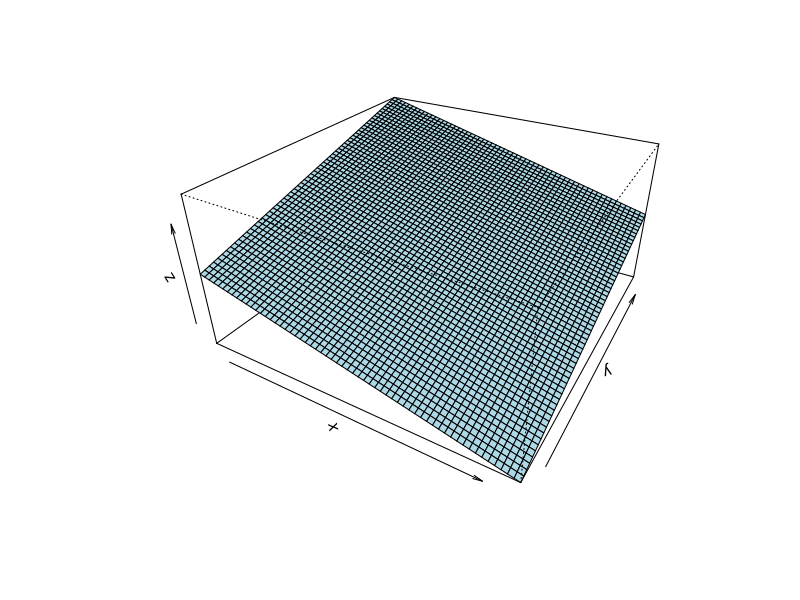
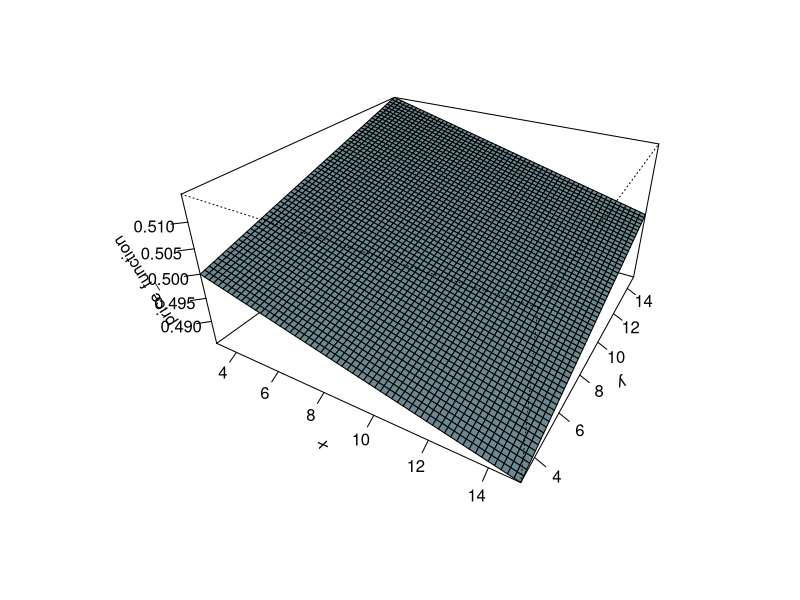
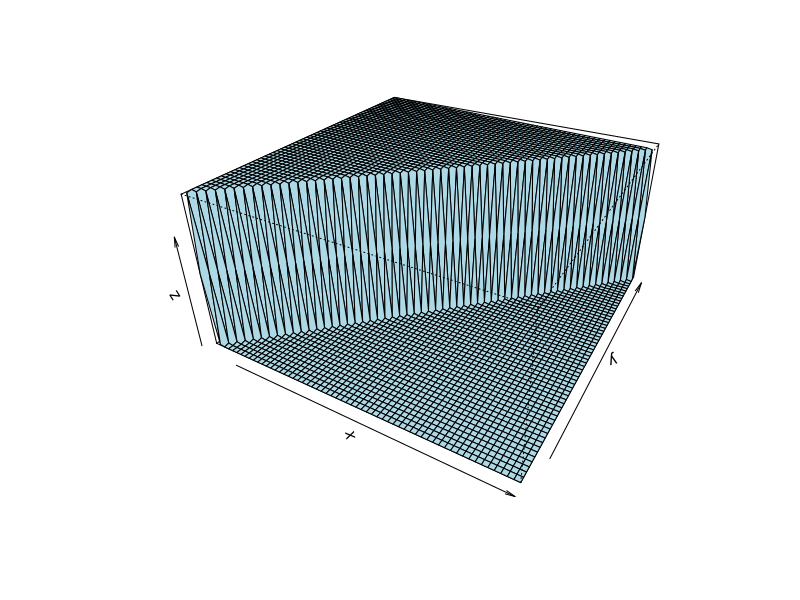
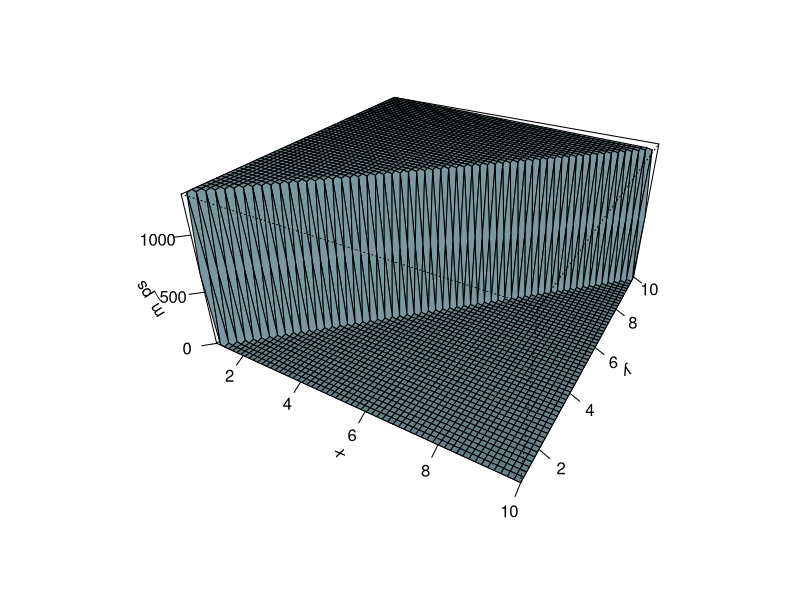
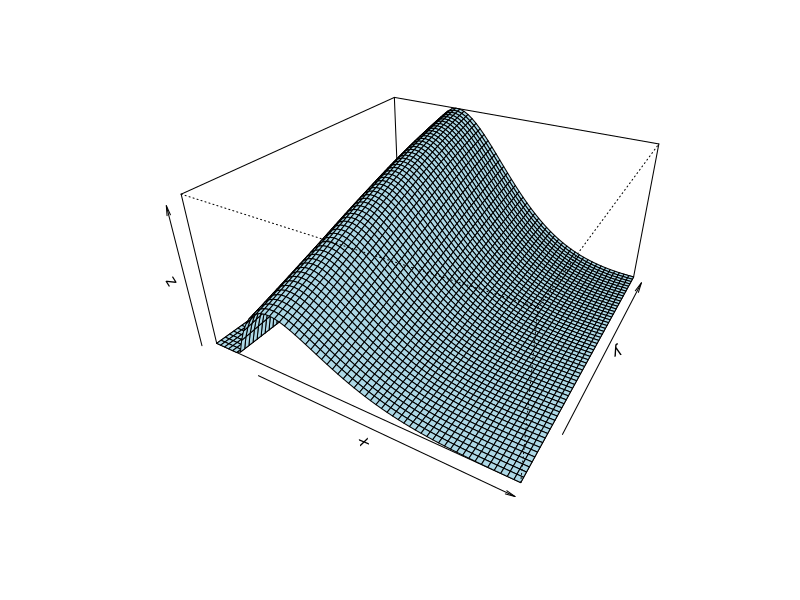
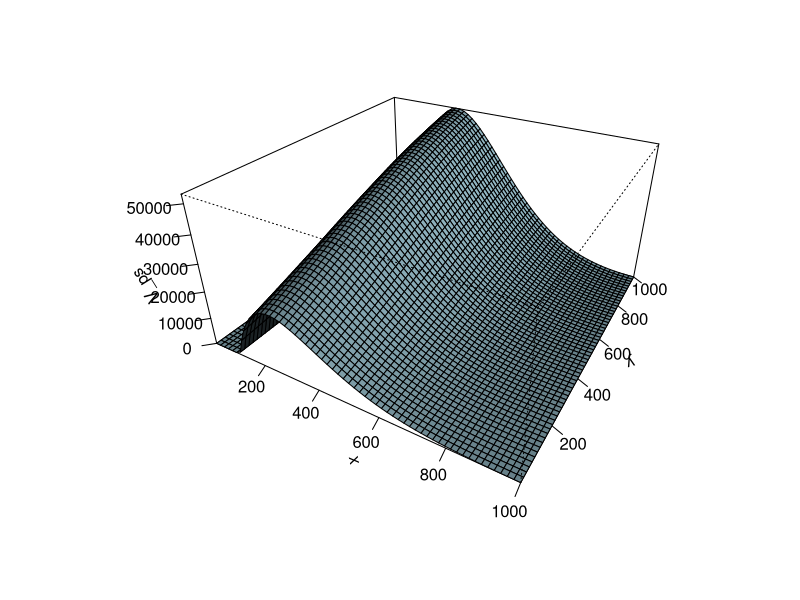
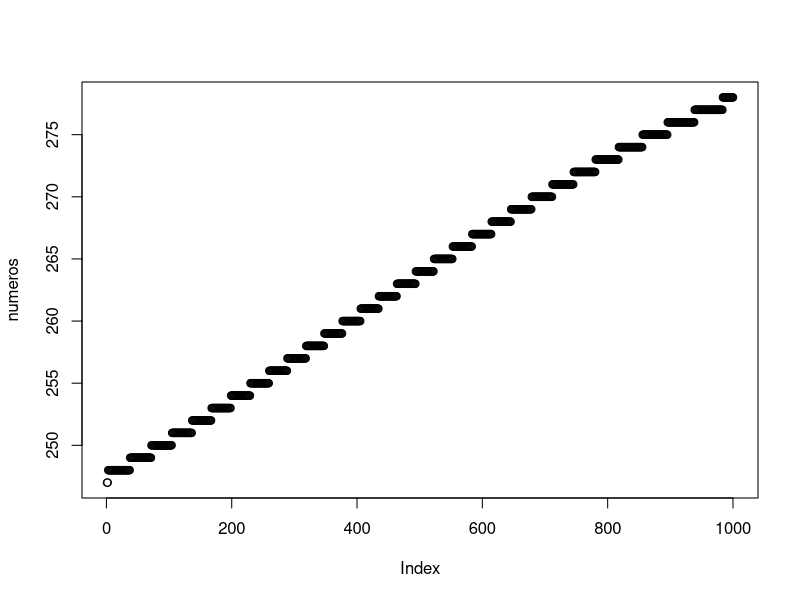

The R script that drew these images, in order: (Note: this script raises an error after producing the figures.)

graficador<-function(a,b,l,f){
  x <- seq(a, b, length.out = l)
  y <- x
  z <- outer(x, y, f)
  z[z<0]=0
  op <- par(bg = "white")
  persp(x, y, z, theta = 30, phi = 30, expand = 0.5, col = "lightblue")
  persp(x, y, z, theta = 30, phi = 30, expand = 0.5, col = "lightblue",
        ltheta = 120, shade = 0.75, ticktype = "detailed",zlab = f
  ) -> res
}


price_function<-function(p_1,p_2,k=1){
  return(exp((p_2-p_1)*k))
}

price_function<-function(p_1,p_2,k=200){
  return(1-(
    exp(p_1/k)/
      (exp(p_1/k)+exp(p_2/k))
  )
  
  )
}



graficador(3,15,60,"price_function")
dicotomic_function<-function(c_1,c_2,n_1,n_2,N){
  return(
    (
      n_1+c_1*(N-n_1-n_2)
    )/(
      (n_1+n_2)*((c_1+c_2)==0)+N*((c_1+c_2)>0)
    )
  )
}

dicotomic_function<-function(c_1,c_2,n_1,n_2,N){
  return(
    (
      n_1+c_1*(N-n_1-n_2)
    )/(
      (n_1+n_2)*(1 -c_1) * ( 1 - c_2 )+N*((c_1+c_2)>0)
    )
  )
}

dicotomic_function1<-function(c_1,c_2,n_1,n_2,N){
  return(
    c_1 * c_2 * 0.6 +
      c_1 * (1 - c_2) * 0.75 +
      (1 -c_1) * ( 1 - c_2 ) * 0.65+
      c_1 * (1 - c_2) * 0.8
  )
}
dicotomic_function2<-function(c_1,c_2,n_1,n_2,N){
  return(
    c_1 * c_2 * 0.6 +
      c_1 * (1 - c_2) * 0.65 +
      (1 -c_1) * ( 1 - c_2 ) * 0.75+
      c_1 * (1 - c_2) * 0.8
  )
}

price_control<-function(p,k=400,m=1000){
  return(0+
           (p<m)*(((p-m)/m)^2)
  )
}
price_control<-function(p,k=400,m=1000){
  return(0+
          (p<m)*exp(-p/k)*(((p-m)/m)^2)
  )
}


m_ps<-function(p_1,p_2,c_1=0,c_2=0,n_1=100000000,n_2=50000000,N=500000000,k=0.03){
  return(
    2000*dicotomic_function(c_1,c_2,n_1,n_2,N)*price_function(p_1,p_2,k)*price_control(p_1)
  )
}
graficador(1,10,60,"m_ps")

V_ps<-function(p_1,p_2,c_1=0,c_2=0,n_1=100000000,n_2=50000000,N=500000000,k=400){
  m_ps(p_1,p_2,c_1=c_1,c_2=c_2,k=k,n_1 = n_1,n_2=n_2,N=N)*(p_1-100)
}

V_xb<-function(p_1,p_2,c_1=0,c_2=0,n_1=100000000,n_2=50000000,N=500000000,k=300){
  m_ps(p_2,p_1,c_1=c_1,c_2=c_2,k=k,n_1 = n_1,n_2=n_2,N=N)*(p_2-50)
}

graficador(1,1000,60,"V_ps")
k=1000
P=1000
numeros=numeric(P)
a=0
numero =0
for( i in 1:P){
  for( j in 1:k){
    if (a < V_ps(j,i)){
      numero=j
      a=V_ps(j,i)
    }
  }
  numeros[i]=numero
}
numeros
plot(numeros)
c=10000
ps=numeric(c)
xb=numeric(c)
xb[1]=0
for(i in 1:1000){
  ps[i+1]=numeros[xb[i]]
  xb[i+1]=numeros[ps[i+1]]
}

x0 = 0
y0 = 0
c = 100
z = matrix(0,nrow=2,ncol=c+1); z[,1] <- c(x0,y0)
for(i in 1:c){
  z[1,i+1] <- optim(z[1,i],function(x){-V_ps(x,z[2,i])})$par
  z[2,i+1] <- optim(z[2,i],function(y){-V_xb(z[1,i+1],y)})$par
}
